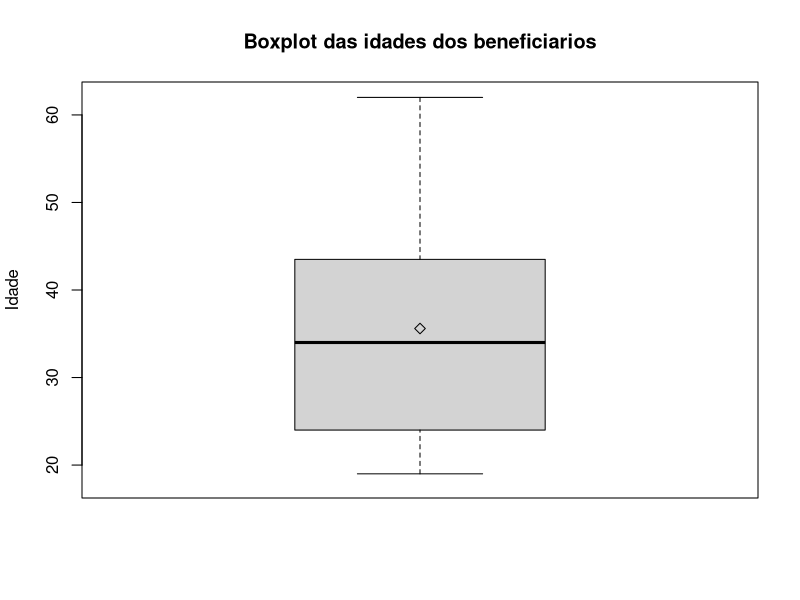
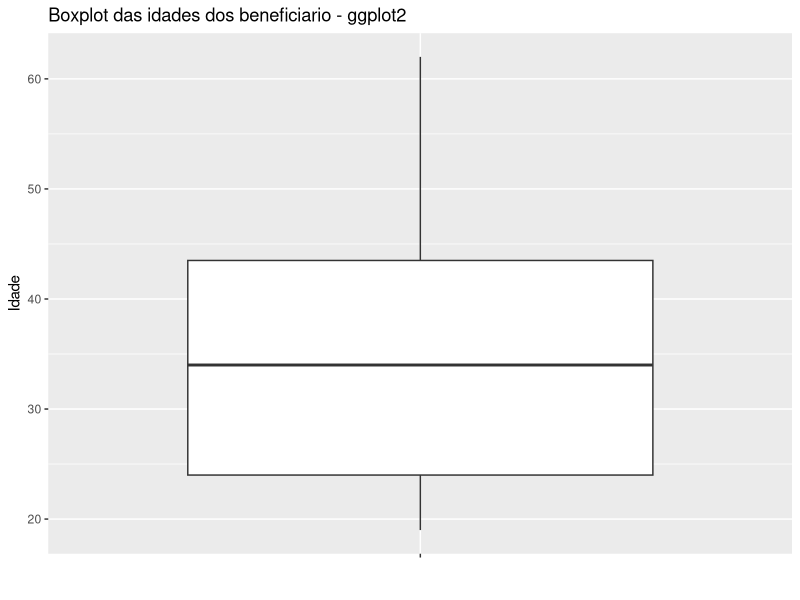

Here is the R script that generated these plots, in order:
# BOXPLOT
# Medidas Baseadas na Distribuição
idades = c(19, 22, 23, 23, 25, 28, 32, 34, 35, 39, 42, 45, 47, 58, 62)

# Obter os  quantis de p=0,4 e p=0,6 com o comando quantile()
print(c(quantile(idades, p=0.4), quantile(idades, p=0.6)))
print("===============================================================================================================")

# Obter os quartis do conjunto de dados com summary()
summary(idades)
print("===============================================================================================================")

# Gráficos com o comando boxplot()
boxplot(idades, ylim=c(18,62), main="Boxplot das idades dos beneficiarios", ylab="Idade")
points(mean(idades), pch=5)

# Boxplot por ggplot2:
library(ggplot2)
dados = as.data.frame(idades)
ggplot(aes(x="", y=idades), data=dados) + geom_boxplot() + labs (x = "",
                                                                 y = "Idade",
                                                                 title = "Boxplot das idades dos beneficiario - ggplot2"
)